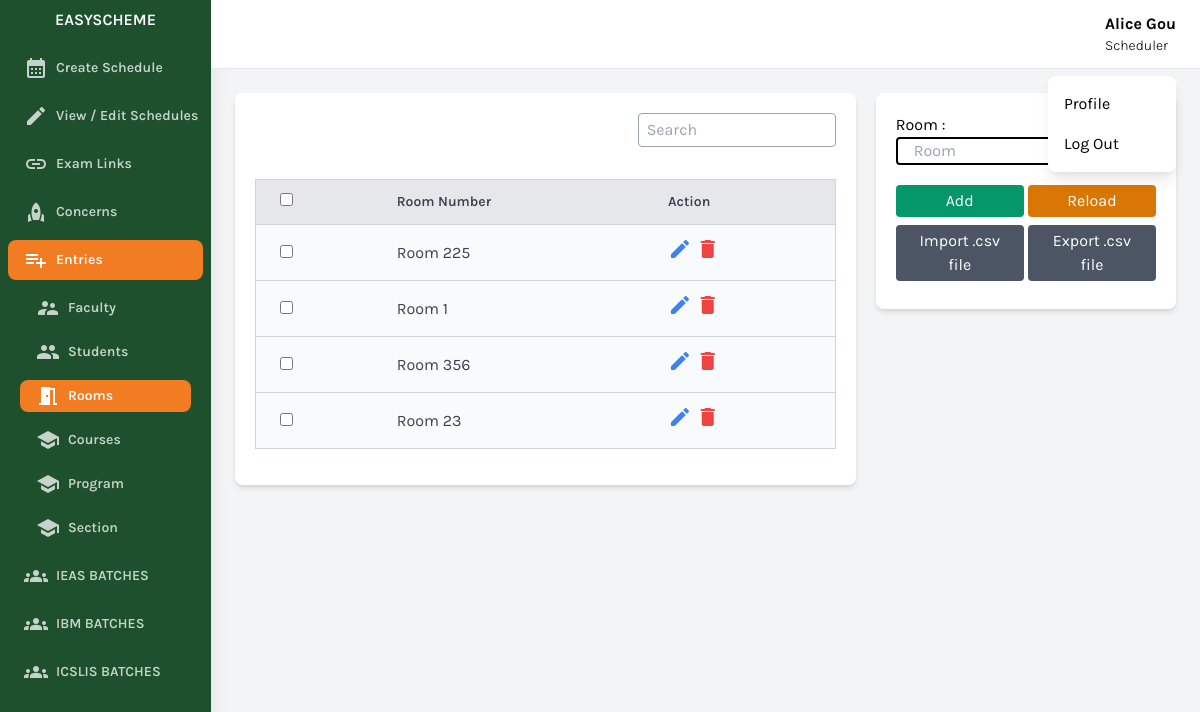
Screenshot of /scheduler/view-room-table.php (signed in) with the database file from the repository.
### tables this page shows
CREATE TABLE `user` (
  `id` bigint(20) NOT NULL,
  `name` varchar(256) NOT NULL,
  `username` varchar(256) NOT NULL,
  `password` varchar(256) NOT NULL,
  `position` varchar(256) NOT NULL,
  `status` int(11) NOT NULL DEFAULT 0
);

CREATE TABLE `room` (
  `id` bigint(20) NOT NULL,
  `room_number` varchar(256) NOT NULL,
  `status` int(11) NOT NULL DEFAULT 0
);

### conn/conn.php (called while the page is built, shortened)
<?php
class DatabaseHandler {
    private $pdo;
    public function __construct() {
        $dbHost = 'localhost';
        $dbPort = '3306';
        $dbName = DBNAME;
        $dbUser = DBUSER;
        $dbPassword = DBPASSWORD;
        try {
            $dsn = "mysql:host=$dbHost;port=$dbPort;dbname=$dbName";
            $this->pdo = new PDO($dsn, $dbUser, $dbPassword);
            $this->pdo->setAttribute(PDO::ATTR_ERRMODE, PDO::ERRMODE_EXCEPTION);
        } catch (PDOException $e) {
            echo "Connection failed: " . $e->getMessage();
        }
    }
    public function getAllRoom() {
        try {
            $stmt = $this->pdo->prepare("
                SELECT * FROM room
                WHERE status = 0
            ");
            $stmt->execute();
            $result = $stmt->fetchAll(PDO::FETCH_ASSOC);
            return $result;
        } catch (PDOException $e) {
            echo "Query failed: " . $e->getMessage();
        }
    }
    public function getIdByColumnValue($tableName, $columnName, $columnValue, $idColumnName) {
        try {
            $stmt = $this->pdo->prepare("SELECT $idColumnName FROM $tableName WHERE $columnName = :column_value");
            $stmt->bindParam(':column_value', $columnValue);
            $stmt->execute();
            $result = $stmt->fetch(PDO::FETCH_ASSOC);
            if ($result) {
                return $result[$idColumnName];
            } else {
                return null;
            }
        } catch (PDOException $e) {
            return null;
        }
    }
}
?>

### scheduler/view-room-table.php (the view, shortened to what this page needs)
<?php
include 'components/header.php';
?>
<div class="w-full h-screen overflow-x-hidden border-t flex flex-col">
    <main class="w-full grid grid-cols-3 gap-x-5 p-6 pt-2">
        <div class="w-full col-span-3 lg:col-span-2">
            <div class="card bg-white shadow-md rounded-lg p-5 mt-4">
                <p class="text-right">
                    <input type="text" placeholder="Search" id="searchInput" class="border px-2 py-1 text-gray-800 rounded border-gray-400 mb-4">
                </p>
                <div class="overflow-scroll w-full my-4">
                    <div class="table-responsive bg-black">
                        <table class="bg-white border border-gray-300 rounded-lg shadow-md min-w-full">
                            <thead>
                                <tr>
                                    <th class="py-3 px-6 bg-gray-200 text-left text-sm font-semibold text-gray-700 border-b border-gray-300">
                                        <input type="checkbox" id="checkAll">
                                    </th>
                                    <th class="py-3 px-6 bg-gray-200 text-left text-sm font-semibold text-gray-700 border-b border-gray-300">
                                        Room Number
                                    </th>
                                    <th class="py-3 px-6 bg-gray-200 text-left text-sm font-semibold text-gray-700 border-b border-gray-300">
                                        Action
                                    </th>
                                </tr>
                            </thead>
                            <tbody>
                            <?php
                            $rows = $db->getAllRoom();
                            if(count($rows)>0)
                            {
                                foreach ($rows as $row) {
                                    $id = ucwords($row['id']);
                                    $room_number = ucwords($row['room_number']);
                                    $data = "
                                    data-id = '$id'
                                    data-room_number = '$room_number'
                                    ";
                                    echo '<tr class="bg-gray-50 hover:bg-gray-100 transition-colors duration-200">
                                        <td class="py-3 px-6 border-b border-gray-300">
                                            <input type="checkbox" class="roomCheckbox" data-id="'.$id.'">
                                        </td>
                                        <td class="py-3 px-6 border-b border-gray-300 text-gray-700">'.$room_number.'</td>
                                        <td class="py-3 px-6 border-b border-gray-300 ">
                                            <i '.$data.' class="btnEdit text-blue-500 material-icons cursor-pointer hover:opacity-40">edit</i>
                                            <i '.$data.' class="btnDelete text-red-500 material-icons cursor-pointer hover:opacity-40">delete</i>
                                        </td>
                                    </tr>';
                                }
                            } else {
                                echo '<tr class="bg-gray-50 text-center hover:bg-gray-100 transition-colors duration-200">
                                <td colspan=4 class="py-3 px-6 border-b border-gray-300 text-gray-700">
                                No data found.</td>
                            </tr>';
                            }
                            ?>
                            </tbody>
                        </table>
                    </div>
                </div>
            </div>
        </div>
        <div class="w-full col-span-3 lg:col-span-1">
            <div class="card bg-white shadow-md rounded-lg p-5 mt-4">
                <form id="formSubmit">
                    <div class="flex flex-col gap-3 items-center">
                        <div class="grid w-full">
                            <p>Room :</p>
                            <input required type="text" id="room_number" name="room" class="border-black border-2 rounded px-4" placeholder="Room">
                        </div>
                        <div class="w-full ">
                            <div class="grid grid-cols-2 gap-1 my-2">
                                <button type="button" id="btnMode" class="openModal bg-green-600 text-white rounded px-3 py-1">Add</button>
                                <button type="button" id="btnReload" class="openModal bg-yellow-600 text-white rounded px-3 py-1">Reload</button>
                            </div>
                            <div class="grid grid-cols-2 gap-1 my-2">
                                <button type="button" id="importCsvBtn" class="bg-gray-600 text-white rounded px-3 py-1">Import .csv file</button>
                                <button type="button" id="exportCsvBtn" class="bg-gray-600 text-white rounded px-3 py-1">Export .csv file</button>
                            </div>
                        </div>
                    </div>
                </form>
            </div>
        </div>
    </main>
</div>
<?php
include 'components/footer.php';
?>

### scheduler/components/header.php (shortened to what this page needs)
<?php
include '../conn/conn.php';
$db = new DatabaseHandler();
$user_name = ucwords($db->getIdByColumnValue('user', 'id',$_SESSION['id'],'name'));
$user_position = ucwords($db->getIdByColumnValue('user', 'id',$_SESSION['id'],'position'));
?>
<!DOCTYPE html>
<html lang="en">
<head>
    <link href="https://cdnjs.cloudflare.com/ajax/libs/tailwindcss/2.2.19/tailwind.min.css" rel="stylesheet">
</head>
<body class="bg-gray-100 font-family-karla flex">
    <aside class="relative bg-sidebar h-screen w-64 hidden sm:block shadow-xl">
        <div class="p-2  text-center">
            <a href="" class="text-white  font-semibold uppercase hover:text-gray-300">
                        <p>EasyScheme</p>
            </a>
        </div>
        <nav x-data="{ openItem: null }" class="text-white text-base font-semibold ">
            <a href="create-schedule.php" class="nav-1 flex items-center text-white opacity-75 text-sm hover:opacity-100 py-2 m-2 rounded-lg  pl-4 nav-item">
                <i class="material-icons mr-2">calendar_month</i>
                Create Schedule
            </a>
            <a href="view-edit-schedule.php" class="nav-2 flex items-center text-white opacity-75 text-sm hover:opacity-100 py-2 m-2 rounded-lg  pl-4 nav-item">
                <i class="material-icons mr-2">edit</i>
                View / Edit Schedules
            </a>
            <a href="view-exam-links.php" class="nav-3 flex items-center text-white opacity-75 text-sm hover:opacity-100 py-2 m-2 rounded-lg  pl-4 nav-item">
                <i class="material-icons mr-2">link</i>
                Exam Links
            </a>
            <a href="raise-concerns.php" class="nav-10 flex items-center text-white opacity-75 text-sm hover:opacity-100 py-2 m-2 rounded-lg  pl-4 nav-item">
                <i class="material-icons mr-2">rocket</i>
                Concerns
            </a>
            <a @click="openItem === 1 ? openItem = null : openItem = 1"  class="entries flex items-center text-white opacity-75 text-sm hover:opacity-100 py-2 m-2 rounded-lg  pl-4 nav-item">
                <i class="material-icons mr-2">playlist_add</i>
                Entries
            </a>
            <a href="view-entries.php?type=faculty">
                <div x-show="openItem === 1" class="nav-4 flex items-center text-white opacity-75 text-sm hover:opacity-100 py-1 my-3 mx-5 m-0 rounded-lg  pl-4 nav-item">
                    <i class="material-icons mr-2">supervisor_account</i>
                    Faculty
                </div>
            </a>
            <a href="view-entries.php?type=student">
                <div x-show="openItem === 1" class="nav-5 flex items-center text-white opacity-75 text-sm hover:opacity-100 py-1 my-3 mx-5 m-0 rounded-lg  pl-4 nav-item">
                    <i class="material-icons mr-2">group</i>
                    Students
                </div>
            </a>
            <a href="view-room-table.php">
            <div x-show="openItem === 1" class="nav-6 flex items-center text-white opacity-75 text-sm hover:opacity-100 py-1 my-3 mx-5 m-0 rounded-lg  pl-4 nav-item">
                    <i class="material-icons mr-2">meeting_room</i>
                    Rooms
                </div>
           </a>
            <a href="view-course-table.php">
                <div x-show="openItem === 1" class="nav-7 flex items-center text-white opacity-75 text-sm hover:opacity-100 py-1 my-3 mx-5 m-0 rounded-lg  pl-4 nav-item">
                    <i class="material-icons mr-2">school</i>
                    Courses
                </div>
            </a>
            <a href="view-program-table.php">
                <div x-show="openItem === 1" class="nav-8 flex items-center text-white opacity-75 text-sm hover:opacity-100 py-1 my-3 mx-5 m-0 rounded-lg  pl-4 nav-item">
                    <i class="material-icons mr-2">school</i>
                    Program
                </div>
            </a>
            <a href="view-section-table.php">
                <div x-show="openItem === 1" class="nav-9 flex items-center text-white opacity-75 text-sm hover:opacity-100 py-1 my-3 mx-5 m-0 rounded-lg  pl-4 nav-item">
                    <i class="material-icons mr-2">school</i>
                    Section
                </div>
            </a>
            <a href="view-batch-programs.php?i=1" class="nav-11 flex items-center text-white opacity-75 text-sm hover:opacity-100 py-2 m-2 rounded-lg  pl-4 nav-item">
                <i class="material-icons mr-2">groups</i>
                IEAS BATCHES
            </a>
            <a href="view-batch-programs.php?i=2" class="nav-12 flex items-center text-white opacity-75 text-sm hover:opacity-100 py-2 m-2 rounded-lg  pl-4 nav-item">
                <i class="material-icons mr-2">groups</i>
                IBM BATCHES
            </a>
            <a href="view-batch-programs.php?i=3" class="nav-13 flex items-center text-white opacity-75 text-sm hover:opacity-100 py-2 m-2 rounded-lg  pl-4 nav-item">
                <i class="material-icons mr-2">groups</i>
                ICSLIS BATCHES
            </a>
        </nav>
    </aside>
    <div class="relative w-full flex flex-col h-screen overflow-y-hidden">
        <header class="w-full items-center bg-white py-3 px-6 hidden sm:flex">
            <div x-data="{ isOpen: false }" class="relative w-1/2 flex justify-end">
                <div class="grid grid-cols-2 items-center justify-center">
                    <div class="grid " style="cursor:pointer" @click="isOpen = !isOpen">
                        <p class="text-base font-bold"><?=$user_name?></p>
                        <p class="text-sm font-light"><?=$user_position?></p>
                    </div>
                </div>
                <button x-show="isOpen" @click="isOpen = false" class="h-full w-full fixed inset-0 cursor-default"></button>
                <div x-show="isOpen" class="absolute w-32 bg-white rounded-lg shadow-lg py-2 mt-16">
                    <a href="profile.php" class="block px-4 py-2 account-link hover:text-white">Profile</a>
                    <a href="../" class="block px-4 py-2 account-link hover:text-white">Log Out</a>
                </div>
            </div>
        </header>

### scheduler/components/header.php (style rules this page uses)
.font-family-karla { font-family: karla; }
.bg-sidebar { background: #1e502d; }
.active-nav-link { background: #f27c22; }

### rows the page displays
user: name "Alice Gou", position "Scheduler"
room: room_number "Room 225"
room: room_number "Room 1"
room: room_number "Room 356"
room: room_number "Room 23"
